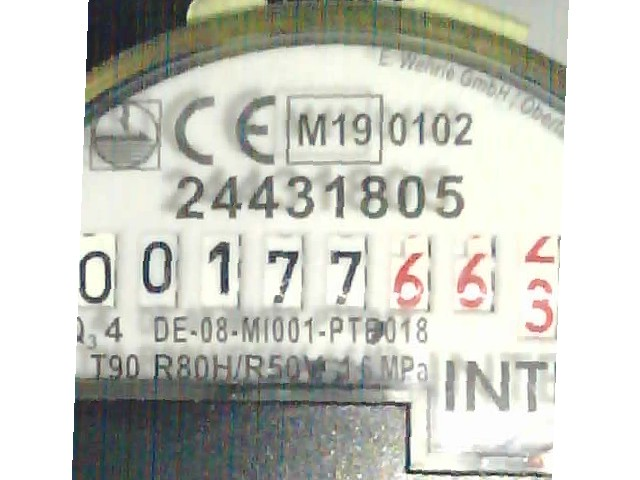
#> input picture sample.jpg, 640 x 480 px
$ python draw_regions.py
#> lines starting #> are read from the running program, lines starting #| are printed output that depends on the picture
#> in main, original_image is the input picture: shape (480, 640, 3); mean B, G, R 193.5, 201.7, 200.3
#| Image dimensions: 640x480 pixels
# draw_regions.py
import cv2
import json
import sys
import os
import argparse

# Global variables
regions = []
drawing = False
ix, iy = -1, -1
normalize_mode = False

# Zoom variables
zoom_level = 1.0
original_image = None

# [39 lines left out: function show_help, not called in this run]

def get_display_image():
    """Get the zoomed display image."""
    global original_image, zoom_level

    if original_image is None:
        return None

    if zoom_level == 1.0:
        return original_image.copy()

    img_height, img_width = original_image.shape[:2]

    # Calculate new dimensions
    new_width = int(img_width * zoom_level)
    new_height = int(img_height * zoom_level)

    # Resize the image
    display_image = cv2.resize(original_image, (new_width, new_height), interpolation=cv2.INTER_LINEAR)

    return display_image

# [153 lines left out: functions screen_to_image_coords, normalize_region, draw_rectangle, not called in this run]

def redraw_image():
    """Redraw the main image with all regions."""
    global original_image, regions, zoom_level

    if original_image is None:
        return

    # Get display image
    display_image = get_display_image()
    if display_image is None:
        return

    temp_image = display_image.copy()

    # Draw all regions
    for region in regions:
        x1_img, y1_img, x2_img, y2_img = region

        # Convert to screen coordinates
        if zoom_level != 1.0:
            x1_scr = int(x1_img * zoom_level)
            y1_scr = int(y1_img * zoom_level)
            x2_scr = int(x2_img * zoom_level)
            y2_scr = int(y2_img * zoom_level)
        else:
            x1_scr, y1_scr, x2_scr, y2_scr = x1_img, y1_img, x2_img, y2_img

        # Only draw if region is visible in viewport
        if (x1_scr < display_image.shape[1] and x2_scr > 0 and
            y1_scr < display_image.shape[0] and y2_scr > 0):

            # Draw rectangle
            cv2.rectangle(temp_image, (x1_scr, y1_scr), (x2_scr, y2_scr), (0, 255, 0), 2)

            # Add dimension text
            width = x2_img - x1_img
            height = y2_img - y1_img
            cv2.putText(temp_image, f"{width}x{height}", (x1_scr, max(y1_scr-10, 10)),
                       cv2.FONT_HERSHEY_SIMPLEX, 0.5, (0, 255, 0), 1)

    # Show instructions and info
    show_instructions(temp_image)

    # Show zoom info
    if zoom_level != 1.0:
        info_text = f"Zoom: {zoom_level:.1f}x | Regions: {len(regions)} | Press 'f' for full size"
        cv2.putText(temp_image, info_text, (10, temp_image.shape[0] - 30),
                    cv2.FONT_HERSHEY_SIMPLEX, 0.5, (255, 255, 255), 1)
    else:
        info_text = f"Full size | Regions: {len(regions)}"
        cv2.putText(temp_image, info_text, (10, temp_image.shape[0] - 30),
                    cv2.FONT_HERSHEY_SIMPLEX, 0.5, (255, 255, 255), 1)

    if normalize_mode:
        cv2.putText(temp_image, "NORMALIZE MODE", (10, temp_image.shape[0] - 10),
                   cv2.FONT_HERSHEY_SIMPLEX, 0.5, (0, 255, 255), 1)

    cv2.imshow("Draw Regions", temp_image)

def show_instructions(image):
    """
    Display instructions on the image.

    Args:
        image (numpy.ndarray): The image to display instructions on.
    """
    instructions = [
        "Instructions:",
        "Left drag: Draw region",
        "Wheel: Zoom  r: Reset regions",
        "f: Full size  s: Save  q: Quit"
    ]

    if normalize_mode:
        instructions.append("NORMALIZE: All regions same size")

    y_offset = 30
    for line in instructions:
        cv2.putText(image, line, (10, y_offset), cv2.FONT_HERSHEY_SIMPLEX, 0.5, (0, 255, 0), 1)
        y_offset += 20
#> after the loop, y_offset = 110

# [25 lines left out: function validate_regions, not called in this run]

def parse_arguments():
    """Parse command line arguments."""
    parser = argparse.ArgumentParser(
        description="Draw rectangular regions on an image with dimensions as multiples of 8",
        add_help=False
    )
    parser.add_argument(
        'image_path',
        nargs='?',
        default='sample.jpg',
        help='Path to the input image (default: sample.jpg)'
    )
    parser.add_argument(
        '-o', '--output',
        default='regions.json',
        help='Output JSON file for regions (default: regions.json)'
    )
    parser.add_argument(
        '-n', '--normalize',
        action='store_true',
        help='Normalize all regions to same size (based on first region)'
    )
    parser.add_argument(
        '-h', '--help',
        action='store_true',
        help='Show this help message and exit'
    )

    return parser.parse_args()

def main():
    global original_image, normalize_mode, zoom_level, regions

    # Parse command line arguments
    args = parse_arguments()

    # Show help if requested
    if args.help:
        show_help()
        return

    # Set normalize mode
    normalize_mode = args.normalize

    # Check if file exists
    if not os.path.exists(args.image_path):
        print(f"Error: Image file '{args.image_path}' not found.")
        print("\nUsage: python draw_regions.py [IMAGE_PATH] [OPTIONS]")
        print("Use 'python draw_regions.py --help' for more information.")
        return

    # Load the image
    original_image = cv2.imread(args.image_path)
    if original_image is None:
        print(f"Error: Unable to load image from {args.image_path}.")
        return

    # Create a window and set the mouse callback
    cv2.namedWindow("Draw Regions")
    cv2.setMouseCallback("Draw Regions", draw_rectangle)

    # Display helper prompt in the console
    print("=== Draw Regions Tool ===")
    print(f"Input image: {args.image_path}")
    print(f"Output file: {args.output}")
    print(f"Normalize mode: {'ON' if normalize_mode else 'OFF'}")
    print(f"Image dimensions: {original_image.shape[1]}x{original_image.shape[0]} pixels")
    print("\nInteractive Controls:")
    print("  Mouse wheel: Zoom in/out")
    print("  Left mouse drag: Draw regions")
    print("  r: Reset regions (clear all)")
    print("  f: Reset zoom to full size")
    print("  s: Save regions")
    print("  q: Quit")
    print("-" * 40)

    output_file = args.output

    # Initial display
    redraw_image()
#> in redraw_image, `cv2.putText(temp_image, info_text, (10, temp_image.shape[0] - 30), cv2..`:
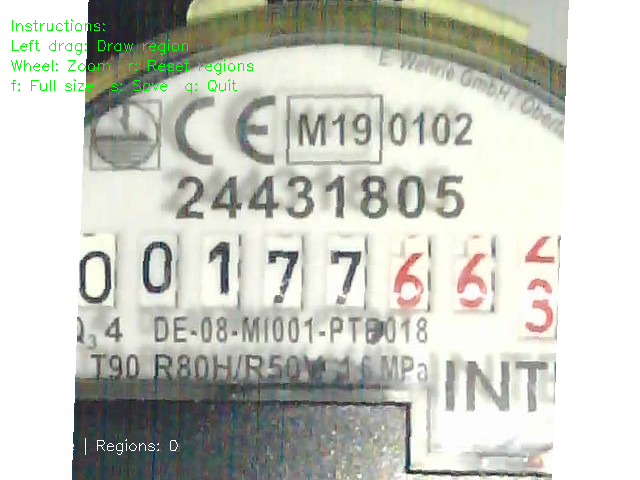
#> temp_image: shape (480, 640, 3); mean B, G, R 192.8, 202.1, 199.6

    while True:
        # Wait for key press
        key = cv2.waitKey(0) & 0xFF
#> (key q is pressed here)

        if key == ord("q"):  # Quit
            break

        elif key == ord("s"):  # Save regions
            if regions:
                # Validate regions before saving
                if validate_regions():
                    # Save regions as JSON
                    with open(output_file, "w") as f:
                        json.dump(regions, f)
                    print(f"Regions saved to {output_file}")

                    # Show summary
                    if normalize_mode and len(regions) > 0:
                        first_region = regions[0]
                        ref_width = first_region[2] - first_region[0]
                        ref_height = first_region[3] - first_region[1]
                        print(f"All regions normalized to: {ref_width}x{ref_height} pixels")
                else:
                    print("Warning: Some regions have invalid dimensions. Save cancelled.")
            else:
                print("No regions to save.")

        elif key == ord("r"):  # Reset regions (clear all)
            regions.clear()
            redraw_image()
            print("All regions cleared")

        elif key == ord("f"):  # Reset zoom to full size
            zoom_level = 1.0
            redraw_image()
            print("Zoom reset to full size")

    # Clean up
    cv2.destroyAllWindows()


if __name__ == "__main__":
    main()
